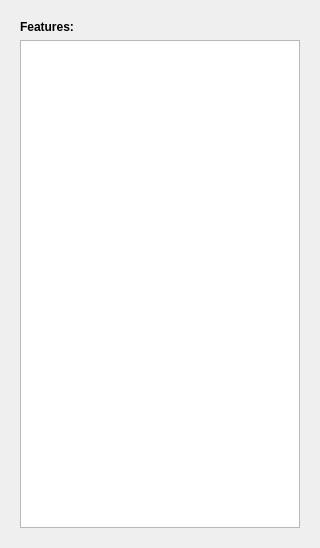
<?xml version="1.0" encoding="UTF-8"?>
<ui version="4.0">
 <class>Form</class>
 <widget class="QWidget" name="Form">
  <property name="geometry">
   <rect>
    <x>0</x>
    <y>0</y>
    <width>320</width>
    <height>548</height>
   </rect>
  </property>
  <property name="sizePolicy">
   <sizepolicy hsizetype="Preferred" vsizetype="Maximum">
    <horstretch>0</horstretch>
    <verstretch>0</verstretch>
   </sizepolicy>
  </property>
  <property name="windowTitle">
   <string>Form</string>
  </property>
  <layout class="QVBoxLayout" name="verticalLayout_3">
   <item>
    <widget class="QWidget" name="viewerControls" native="true">
     <property name="sizePolicy">
      <sizepolicy hsizetype="Preferred" vsizetype="Expanding">
       <horstretch>0</horstretch>
       <verstretch>0</verstretch>
      </sizepolicy>
     </property>
     <layout class="QVBoxLayout" name="verticalLayout_2">
      <item>
       <widget class="QLabel" name="label_2">
        <property name="sizePolicy">
         <sizepolicy hsizetype="Preferred" vsizetype="Maximum">
          <horstretch>0</horstretch>
          <verstretch>0</verstretch>
         </sizepolicy>
        </property>
        <property name="text">
         <string>&lt;html&gt;&lt;head/&gt;&lt;body&gt;&lt;p&gt;&lt;span style=&quot; font-weight:600;&quot;&gt;Features:&lt;/span&gt;&lt;/p&gt;&lt;/body&gt;&lt;/html&gt;</string>
        </property>
       </widget>
      </item>
      <item>
       <widget class="QListWidget" name="listWidget">
        <property name="sizePolicy">
         <sizepolicy hsizetype="Preferred" vsizetype="Expanding">
          <horstretch>0</horstretch>
          <verstretch>0</verstretch>
         </sizepolicy>
        </property>
       </widget>
      </item>
     </layout>
    </widget>
   </item>
  </layout>
 </widget>
 <resources/>
 <connections/>
</ui>
